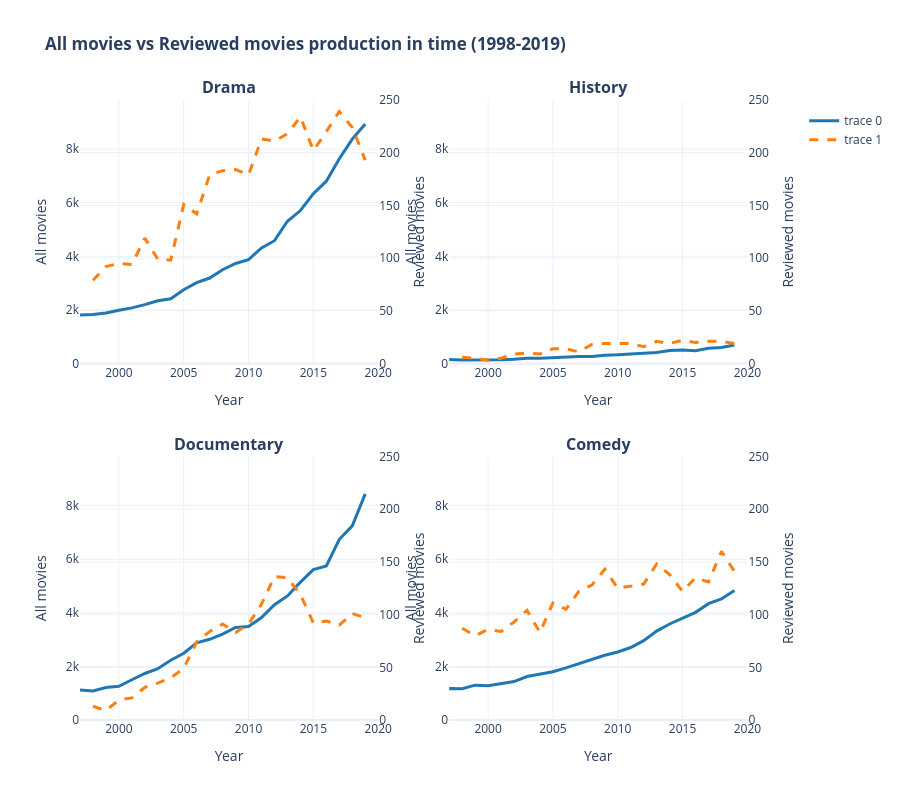

Notebook code for this chart:
### Code cell
fig2 = make_subplots(
    rows=2, cols=2,
    subplot_titles=['<b>Drama</b>', '<b>History</b>', '<b>Documentary</b>', '<b>Comedy</b>'],
    vertical_spacing=0.15,
    horizontal_spacing=0.1,
    specs=[[{"secondary_y": True}, {"secondary_y": True}],
           [{"secondary_y": True}, {"secondary_y": True}]]
)

# Hover
for idx, genre in enumerate(['Drama', 'History', 'Documentary', 'Comedy']):
    row, col = (idx // 2) + 1, (idx % 2) + 1

    all_data = all_movies[all_movies['genre'] == genre]
    reviewed_data = all_reviewed_movies[all_reviewed_movies['genre'] == genre]

    # All movies
    fig2.add_trace(
        go.Scatter(
            x=all_data['year_int'],
            y=all_data['num_films'],
            mode='lines',
            line=dict(color='#1f77b4', width=3),
            showlegend=(idx == 0),
            hovertemplate=f'<b>{genre} %{{x}}</b><br>All movies: %{{y}}<extra></extra>'
        ),
        row=row, col=col, secondary_y=False
    )

    # Reviewed movies
    fig2.add_trace(
        go.Scatter(
            x=reviewed_data['year_int'],
            y=reviewed_data['num_films_reviewed'],
            mode='lines',
            line=dict(color='#ff7f0e', width=3, dash='dash'),
            showlegend=(idx == 0),
            hovertemplate=f'<b>{genre} %{{x}}</b><br>Reviewed movies: %{{y}}<extra></extra>'
        ),
        row=row, col=col, secondary_y=True
    )

fig2.update_layout(
    title=f'<b>All movies vs Reviewed movies production in time ({first_year}-2019)</b>',
    height=800,
    hovermode="x unified",
    template='plotly_white',
    legend=dict(yanchor="top", y=0.99, xanchor="left", x=1.02)
)

for row in [1, 2]:
    for col in [1, 2]:
        fig2.update_yaxes(title_text="All movies", secondary_y=False, row=row, col=col, range=[0, y_max])
        fig2.update_yaxes(title_text="Reviewed movies", secondary_y=True, row=row, col=col, range=[0, 250], dtick=50)
        fig2.update_xaxes(title_text="Year", row=row, col=col, range=[first_year-1, 2020])

fig2.show()

### Figure 1 — Plotly figure (JSON) as saved in the notebook; plotly's stock layout.template omitted (floating-point values rounded to 4 significant figures)
{"data": [{"hovertemplate": "<b>Drama %{x}</b><br>All movies: %{y}<extra></extra>", "line": {"color": "#1f77b4", "width": 3}, "mode": "lines", "showlegend": true, "x": [1970, 1971, 1972, 1973, 1974, 1975, 1976, 1977, 1978, 1979, 1980, 1981, 1982, 1983, 1984, 1985, 1986, 1987, 1988, 1989, 1990, 1991, 1992, 1993, 1994, 1995, 1996, 1997, 1998, 1999, 2000, 2001, 2002, 2003, 2004, 2005, 2006, 2007, 2008, 2009, 2010, 2011, 2012, 2013, 2014, 2015, 2016, 2017, 2018, 2019], "y": [1435, 1405, 1429, 1425, 1455, 1434, 1427, 1474, 1625, 1637, 1624, 1637, 1672, 1720, 1755, 1646, 1759, 1787, 1729, 1808, 1647, 1628, 1627, 1698, 1693, 1760, 1798, 1815, 1828, 1887, 1988, 2076, 2197, 2343, 2419, 2756, 3018, 3191, 3499, 3734, 3877, 4316, 4584, 5309, 5710, 6339, 6805, 7643, 8376, 8942], "type": "scatter", "xaxis": "x", "yaxis": "y"}, {"hovertemplate": "<b>Drama %{x}</b><br>Reviewed movies: %{y}<extra></extra>", "line": {"color": "#ff7f0e", "dash": "dash", "width": 3}, "mode": "lines", "showlegend": true, "x": [1998, 1999, 2000, 2001, 2002, 2003, 2004, 2005, 2006, 2007, 2008, 2009, 2010, 2011, 2012, 2013, 2014, 2015, 2016, 2017, 2018, 2019], "y": [79, 92, 95, 94, 119, 99, 98, 151, 142, 179, 183, 184, 179, 213, 211, 218, 234, 202, 220, 239, 224, 193], "type": "scatter", "xaxis": "x", "yaxis": "y2"}, {"hovertemplate": "<b>History %{x}</b><br>All movies: %{y}<extra></extra>", "line": {"color": "#1f77b4", "width": 3}, "mode": "lines", "showlegend": false, "x": [1970, 1971, 1972, 1973, 1974, 1975, 1976, 1977, 1978, 1979, 1980, 1981, 1982, 1983, 1984, 1985, 1986, 1987, 1988, 1989, 1990, 1991, 1992, 1993, 1994, 1995, 1996, 1997, 1998, 1999, 2000, 2001, 2002, 2003, 2004, 2005, 2006, 2007, 2008, 2009, 2010, 2011, 2012, 2013, 2014, 2015, 2016, 2017, 2018, 2019], "y": [101, 117, 106, 97, 99, 122, 95, 109, 107, 109, 99, 137, 103, 127, 128, 97, 112, 121, 104, 149, 113, 131, 115, 122, 142, 127, 106, 147, 126, 126, 124, 137, 160, 194, 193, 225, 244, 262, 264, 311, 323, 356, 381, 408, 484, 507, 478, 565, 596, 693], "type": "scatter", "xaxis": "x2", "yaxis": "y3"}, {"hovertemplate": "<b>History %{x}</b><br>Reviewed movies: %{y}<extra></extra>", "line": {"color": "#ff7f0e", "dash": "dash", "width": 3}, "mode": "lines", "showlegend": false, "x": [1998, 1999, 2000, 2001, 2002, 2003, 2004, 2005, 2006, 2007, 2008, 2009, 2010, 2011, 2012, 2013, 2014, 2015, 2016, 2017, 2018, 2019], "y": [6, 5, 3, 5, 9, 10, 9, 14, 14, 11, 18, 19, 19, 19, 16, 21, 19, 22, 20, 21, 21, 19], "type": "scatter", "xaxis": "x2", "yaxis": "y4"}, {"hovertemplate": "<b>Documentary %{x}</b><br>All movies: %{y}<extra></extra>", "line": {"color": "#1f77b4", "width": 3}, "mode": "lines", "showlegend": false, "x": [1970, 1971, 1972, 1973, 1974, 1975, 1976, 1977, 1978, 1979, 1980, 1981, 1982, 1983, 1984, 1985, 1986, 1987, 1988, 1989, 1990, 1991, 1992, 1993, 1994, 1995, 1996, 1997, 1998, 1999, 2000, 2001, 2002, 2003, 2004, 2005, 2006, 2007, 2008, 2009, 2010, 2011, 2012, 2013, 2014, 2015, 2016, 2017, 2018, 2019], "y": [615, 590, 570, 550, 604, 640, 589, 542, 628, 582, 566, 583, 576, 649, 601, 621, 620, 695, 727, 891, 845, 877, 833, 882, 975, 967, 926, 1122, 1084, 1211, 1261, 1503, 1737, 1917, 2231, 2492, 2879, 3013, 3206, 3456, 3493, 3822, 4305, 4631, 5146, 5613, 5752, 6747, 7247, 8443], "type": "scatter", "xaxis": "x3", "yaxis": "y5"}, {"hovertemplate": "<b>Documentary %{x}</b><br>Reviewed movies: %{y}<extra></extra>", "line": {"color": "#ff7f0e", "dash": "dash", "width": 3}, "mode": "lines", "showlegend": false, "x": [1998, 1999, 2000, 2001, 2002, 2003, 2004, 2005, 2006, 2007, 2008, 2009, 2010, 2011, 2012, 2013, 2014, 2015, 2016, 2017, 2018, 2019], "y": [13, 9, 19, 21, 31, 35, 40, 49, 74, 84, 91, 83, 91, 110, 136, 135, 119, 92, 94, 90, 101, 97], "type": "scatter", "xaxis": "x3", "yaxis": "y6"}, {"hovertemplate": "<b>Comedy %{x}</b><br>All movies: %{y}<extra></extra>", "line": {"color": "#1f77b4", "width": 3}, "mode": "lines", "showlegend": false, "x": [1970, 1971, 1972, 1973, 1974, 1975, 1976, 1977, 1978, 1979, 1980, 1981, 1982, 1983, 1984, 1985, 1986, 1987, 1988, 1989, 1990, 1991, 1992, 1993, 1994, 1995, 1996, 1997, 1998, 1999, 2000, 2001, 2002, 2003, 2004, 2005, 2006, 2007, 2008, 2009, 2010, 2011, 2012, 2013, 2014, 2015, 2016, 2017, 2018, 2019], "y": [774, 744, 797, 752, 753, 773, 774, 701, 742, 832, 811, 814, 882, 822, 856, 910, 981, 1048, 1066, 1066, 1016, 992, 1061, 989, 999, 1041, 1038, 1172, 1165, 1300, 1280, 1348, 1434, 1624, 1699, 1802, 1944, 2099, 2281, 2416, 2540, 2705, 2961, 3317, 3584, 3804, 4018, 4341, 4518, 4835], "type": "scatter", "xaxis": "x4", "yaxis": "y7"}, {"hovertemplate": "<b>Comedy %{x}</b><br>Reviewed movies: %{y}<extra></extra>", "line": {"color": "#ff7f0e", "dash": "dash", "width": 3}, "mode": "lines", "showlegend": false, "x": [1998, 1999, 2000, 2001, 2002, 2003, 2004, 2005, 2006, 2007, 2008, 2009, 2010, 2011, 2012, 2013, 2014, 2015, 2016, 2017, 2018, 2019], "y": [87, 80, 86, 84, 93, 104, 83, 111, 105, 122, 128, 143, 125, 127, 129, 148, 138, 122, 135, 131, 160, 141], "type": "scatter", "xaxis": "x4", "yaxis": "y8"}], "layout": {"xaxis": {"anchor": "y", "domain": [0.0, 0.42], "title": {"text": "Year"}, "range": [1997, 2020]}, "yaxis": {"anchor": "x", "domain": [0.575, 1.0], "title": {"text": "All movies"}, "range": [0, 9836]}, "yaxis2": {"anchor": "x", "overlaying": "y", "side": "right", "title": {"text": "Reviewed movies"}, "range": [0, 250], "dtick": 50}, "xaxis2": {"anchor": "y3", "domain": [0.52, 0.94], "title": {"text": "Year"}, "range": [1997, 2020]}, "yaxis3": {"anchor": "x2", "domain": [0.575, 1.0], "title": {"text": "All movies"}, "range": [0, 9836]}, "yaxis4": {"anchor": "x2", "overlaying": "y3", "side": "right", "title": {"text": "Reviewed movies"}, "range": [0, 250], "dtick": 50}, "xaxis3": {"anchor": "y5", "domain": [0.0, 0.42], "title": {"text": "Year"}, "range": [1997, 2020]}, "yaxis5": {"anchor": "x3", "domain": [0.0, 0.425], "title": {"text": "All movies"}, "range": [0, 9836]}, "yaxis6": {"anchor": "x3", "overlaying": "y5", "side": "right", "title": {"text": "Reviewed movies"}, "range": [0, 250], "dtick": 50}, "xaxis4": {"anchor": "y7", "domain": [0.52, 0.94], "title": {"text": "Year"}, "range": [1997, 2020]}, "yaxis7": {"anchor": "x4", "domain": [0.0, 0.425], "title": {"text": "All movies"}, "range": [0, 9836]}, "yaxis8": {"anchor": "x4", "overlaying": "y7", "side": "right", "title": {"text": "Reviewed movies"}, "range": [0, 250], "dtick": 50}, "annotations": [{"font": {"size": 16}, "showarrow": false, "text": "<b>Drama</b>", "x": 0.21, "xanchor": "center", "xref": "paper", "y": 1.0, "yanchor": "bottom", "yref": "paper"}, {"font": {"size": 16}, "showarrow": false, "text": "<b>History</b>", "x": 0.73, "xanchor": "center", "xref": "paper", "y": 1.0, "yanchor": "bottom", "yref": "paper"}, {"font": {"size": 16}, "showarrow": false, "text": "<b>Documentary</b>", "x": 0.21, "xanchor": "center", "xref": "paper", "y": 0.425, "yanchor": "bottom", "yref": "paper"}, {"font": {"size": 16}, "showarrow": false, "text": "<b>Comedy</b>", "x": 0.73, "xanchor": "center", "xref": "paper", "y": 0.425, "yanchor": "bottom", "yref": "paper"}], "legend": {"yanchor": "top", "y": 0.99, "xanchor": "left", "x": 1.02}, "title": {"text": "<b>All movies vs Reviewed movies production in time (1998-2019)</b>"}, "height": 800, "hovermode": "x unified"}}
